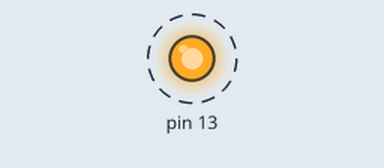
Recording of a sketch running on a simulated Arduino Uno, built with avr-gcc and run on an emulated ATmega328P. Parts: output pins drawn as LEDs (lit = HIGH). Dashed ring = blinking.

Above: at 0.2 s.
Timing chart, 0 to 3.0 s (numbered marks = the images above):
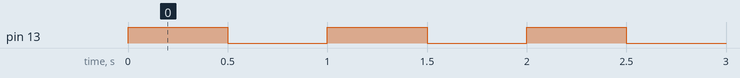

Measured:
- by itself, pin 13: alternates HIGH for 0.50 s and LOW for 0.50 s

The sketch:

blink.ino
```cpp
#include <avr/io.h>     // .h contenant les registres SFR
#include <util/delay.h> // .h contenant les fonctions de délai

int main(void)
{
  DDRB |= (1 << PIN5); // pinMode OUTPUT

  for (;;)
  {                       // Équivalent loop()
    PORTB |= (1 << PIN5); // digitalWrite HIGH
    _delay_ms(500);
    PORTB &= ~(1 << PIN5); // digitalWrite LOW
    _delay_ms(500);
  }
}
```
